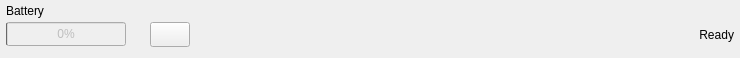
   <widget class="QWidget" name="horizontalLayoutWidget">
    <property name="geometry">
      <rect>
       <x>0</x>
       <y>450</y>
       <width>740</width>
      <height>58</height>
     </rect>
    </property>
    <layout class="QHBoxLayout" name="btmlayout_settings" stretch="0">
     <property name="spacing">
      <number>0</number>
     </property>
     <property name="leftMargin">
      <number>6</number>
     </property>
     <property name="topMargin">
      <number>0</number>
     </property>
     <property name="rightMargin">
      <number>6</number>
     </property>
     <property name="bottomMargin">
      <number>6</number>
     </property>
     <item>
      <layout class="QGridLayout" name="gridLayout_7">
       <property name="spacing">
        <number>0</number>
       </property>
       <item row="2" column="2">
        <widget class="QPushButton" name="btn_settings">
         <property name="minimumSize">
          <size>
           <width>40</width>
           <height>25</height>
          </size>
         </property>
         <property name="maximumSize">
          <size>
           <width>40</width>
           <height>25</height>
          </size>
         </property>
         <property name="text">
          <string/>
         </property>
         <property name="icon">
          <iconset resource="mouse_model_display.qrc">
           <normaloff>:/images/assets/wgear.png</normaloff>:/images/assets/wgear.png</iconset>
         </property>
        </widget>
       </item>
       <item row="2" column="1">
        <widget class="QLabel" name="lbl_isCharging">
         <property name="enabled">
          <bool>false</bool>
         </property>
         <property name="sizePolicy">
          <sizepolicy hsizetype="Preferred" vsizetype="Preferred">
           <horstretch>0</horstretch>
           <verstretch>0</verstretch>
          </sizepolicy>
         </property>
         <property name="minimumSize">
          <size>
           <width>24</width>
           <height>24</height>
          </size>
         </property>
         <property name="maximumSize">
          <size>
           <width>24</width>
           <height>24</height>
          </size>
         </property>
         <property name="font">
          <font>
           <bold>true</bold>
          </font>
         </property>
         <property name="toolTip">
          <string>Charging Indicator</string>
         </property>
         <property name="toolTipDuration">
          <number>5</number>
         </property>
         <property name="frameShape">
          <enum>QFrame::Shape::NoFrame</enum>
         </property>
         <property name="text">
          <string/>
         </property>
         <property name="pixmap">
          <pixmap resource="mouse_model_display.qrc">:/images/assets/lightning.png</pixmap>
         </property>
         <property name="alignment">
          <set>Qt::AlignmentFlag::AlignCenter</set>
         </property>
        </widget>
       </item>
       <item row="2" column="0">
        <widget class="QProgressBar" name="pbar_batteryinfo">
         <property name="enabled">
          <bool>false</bool>
         </property>
         <property name="minimumSize">
          <size>
           <width>120</width>
           <height>24</height>
          </size>
         </property>
         <property name="maximumSize">
          <size>
           <width>120</width>
           <height>24</height>
          </size>
         </property>
         <property name="autoFillBackground">
          <bool>false</bool>
         </property>
         <property name="minimum">
          <number>-1</number>
         </property>
         <property name="value">
          <number>0</number>
         </property>
         <property name="alignment">
          <set>Qt::AlignmentFlag::AlignBottom|Qt::AlignmentFlag::AlignLeading|Qt::AlignmentFlag::AlignLeft</set>
         </property>
         <property name="orientation">
          <enum>Qt::Orientation::Horizontal</enum>
         </property>
         <property name="invertedAppearance">
          <bool>false</bool>
         </property>
         <property name="textDirection">
          <enum>QProgressBar::Direction::BottomToTop</enum>
         </property>
         <property name="format">
          <string notr="true">%p%</string>
         </property>
        </widget>
       </item>
       <item row="1" column="0">
        <widget class="QLabel" name="lbl_batteryinfo">
         <property name="enabled">
          <bool>true</bool>
         </property>
         <property name="minimumSize">
          <size>
           <width>0</width>
           <height>14</height>
          </size>
         </property>
         <property name="maximumSize">
          <size>
           <width>16777215</width>
           <height>14</height>
          </size>
         </property>
         <property name="font">
          <font>
           <bold>false</bold>
           <kerning>true</kerning>
          </font>
         </property>
         <property name="toolTip">
          <string>&lt;html&gt;&lt;head/&gt;&lt;body&gt;&lt;p&gt;Battery percentage of the mouse.&lt;/p&gt;&lt;/body&gt;&lt;/html&gt;</string>
         </property>
         <property name="styleSheet">
          <string notr="true"/>
         </property>
         <property name="text">
          <string>Battery</string>
         </property>
        </widget>
       </item>
       <item row="2" column="3">
        <widget class="QLabel" name="lbl_debug">
         <property name="text">
          <string>Ready</string>
         </property>
         <property name="alignment">
          <set>Qt::AlignmentFlag::AlignRight|Qt::AlignmentFlag::AlignTrailing|Qt::AlignmentFlag::AlignVCenter</set>
         </property>
         <property name="margin">
          <number>0</number>
         </property>
        </widget>
       </item>
      </layout>
     </item>
    </layout>
   </widget>
